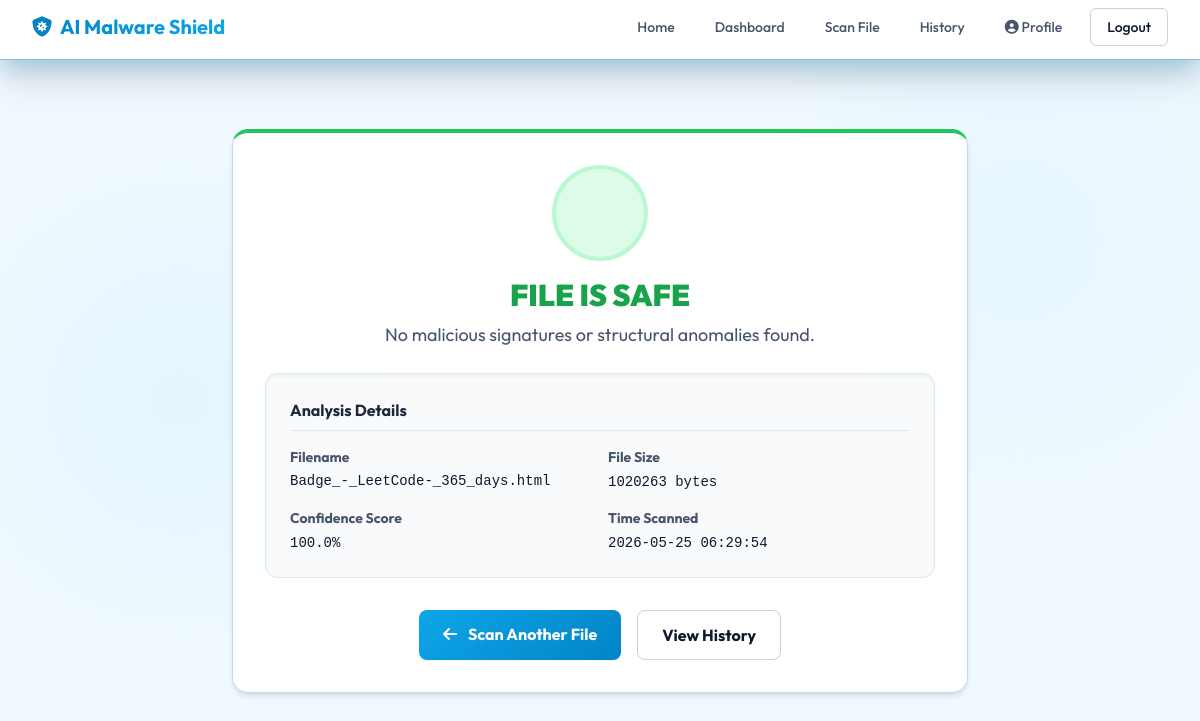
The app's page /result/1 (signed in) with its own data.
### tables this page shows
CREATE TABLE scans (
        id INTEGER PRIMARY KEY AUTOINCREMENT,
        user_id INTEGER NOT NULL,
        filename TEXT NOT NULL,
        file_size INTEGER,
        prediction TEXT NOT NULL,
        confidence REAL,
        timestamp DATETIME DEFAULT CURRENT_TIMESTAMP,
        FOREIGN KEY (user_id) REFERENCES users (id)
    );

### app.py (the view)
@app.route('/result/<int:scan_id>')
def result(scan_id):
    if 'user_id' not in session:
        return redirect(url_for('login'))
    conn = get_db_connection()
    scan = conn.execute('SELECT * FROM scans WHERE id = ? AND user_id = ?', (scan_id, session['user_id'])).fetchone()
    conn.close()
    if not scan:
        flash('Scan result not found.', 'error')
        return redirect(url_for('dashboard'))
    return render_template('result.html', scan=scan)

### app.py (called while the page is built)
@app.after_request
def add_header(response):
    if request.endpoint != 'download_report':
        response.headers["Cache-Control"] = "no-cache, no-store, must-revalidate"
        response.headers["Pragma"] = "no-cache"
        response.headers["Expires"] = "0"
    return response

def get_db_connection():
    conn = sqlite3.connect(DB_PATH)
    conn.row_factory = sqlite3.Row
    return conn

### templates/result.html (shortened to what this page needs)
{% extends 'base.html' %}
{% block content %}
<div class="max-w-3xl mx-auto px-4 py-16">
    <div class="glass-card p-8 text-center shadow-md border-t-4 {{ 'border-t-red-500' if scan['prediction'] == 'Malware' else 'border-t-green-500' }}">
        <div class="mb-6">
            {% if scan['prediction'] == 'Malware' %}
                <div class="w-24 h-24 rounded-full bg-red-100 flex items-center justify-center text-red-500 text-5xl mx-auto mb-4 border-4 border-red-200 animate-pulse">
                    <i class="fa-solid fa-bug"></i>
                </div>
                <h2 class="text-3xl font-black text-red-600 mb-2">MALWARE DETECTED</h2>
                <p class="text-textmuted text-lg">The uploaded file matches known malicious patterns.</p>
            {% else %}
                <div class="w-24 h-24 rounded-full bg-green-100 flex items-center justify-center text-green-500 text-5xl mx-auto mb-4 border-4 border-green-200">
                </div>
                <h2 class="text-3xl font-black text-green-600 mb-2">FILE IS SAFE</h2>
                <p class="text-textmuted text-lg">No malicious signatures or structural anomalies found.</p>
            {% endif %}
        </div>
        <div class="bg-slate-50 rounded-xl p-6 mb-8 text-left border border-slate-200 shadow-inner">
            <h3 class="font-bold text-slate-800 mb-4 border-b border-slate-200 pb-2">Analysis Details</h3>
            <div class="grid grid-cols-2 gap-4 text-sm">
                <div>
                    <span class="text-textmuted font-bold block mb-1">Filename</span>
                    <span class="text-textlight font-mono truncate block" title="{{ scan['filename'] }}">{{ scan['filename'] }}</span>
                </div>
                <div>
                    <span class="text-textmuted font-bold block mb-1">File Size</span>
                    <span class="text-textlight font-mono">{{ scan['file_size'] }} bytes</span>
                </div>
                <div>
                    <span class="text-textmuted font-bold block mb-1">Confidence Score</span>
                    <span class="text-textlight font-mono">{{ scan['confidence']|default('99.2') }}%</span>
                </div>
                <div>
                    <span class="text-textmuted font-bold block mb-1">Time Scanned</span>
                    <span class="text-textlight font-mono">{{ scan['timestamp'] }}</span>
                </div>
            </div>
        </div>
        <div class="flex gap-4 justify-center">
            <a href="{{ url_for('scan') }}" class="btn-primary px-6 py-3 rounded-lg font-bold shadow-sm">
                <i class="fa-solid fa-arrow-left mr-2"></i> Scan Another File
            </a>
            <a href="{{ url_for('history') }}" class="btn-outline px-6 py-3 rounded-lg font-bold">
                View History
            </a>
        </div>
    </div>
</div>
{% endblock %}

### static/css/style.css (style rules this page uses)
:root { --primary: #0284c7; --primary-hover: #0369a1; --secondary: #0ea5e9; --bg-dark: #ffffff; --bg-darker: #f0f9ff; --card-bg: rgba(255, 255, 255, 0.95); --text-light: #0f172a; --text-muted: #475569; --border-color: rgba(2, 132, 199, 0.25); --glow-primary: 0 8px 25px rgba(2, 132, 199, 0.25); --glow-secondary: 0 8px 25px rgba(14, 165, 233, 0.25); }
body { background-color: var(--bg-dark); background-image: radial-gradient(circle at 15% 50%, rgba(14, 165, 233, 0.05), transparent 25%), radial-gradient(circle at 85% 30%, rgba(56, 189, 248, 0.05), transparent 25%); color: var(--text-light); font-family: 'Outfit', 'Inter', sans-serif; overflow-x: hidden; min-height: 100vh; }
.glass-card { background: var(--card-bg); backdrop-filter: blur(16px); -webkit-backdrop-filter: blur(16px); border: 1px solid var(--border-color); box-shadow: 0 10px 40px rgba(0, 0, 0, 0.08); border-radius: 16px; transition: transform 0.3s ease, box-shadow 0.3s ease, border-color 0.3s ease; }
.btn-primary { background: linear-gradient(135deg, var(--secondary), var(--primary)); color: #ffffff; transition: all 0.3s ease; border: none; box-shadow: 0 4px 15px rgba(2, 132, 199, 0.3); }
.btn-outline { background-color: transparent; color: var(--text-light); border: 1px solid rgba(15, 23, 42, 0.2); transition: all 0.3s ease; }

### records on screen
scans: filename "Badge_-_LeetCode-_365_days.html", file_size "1020263", confidence "100.0", timestamp "2026-05-25 06:29:54"
